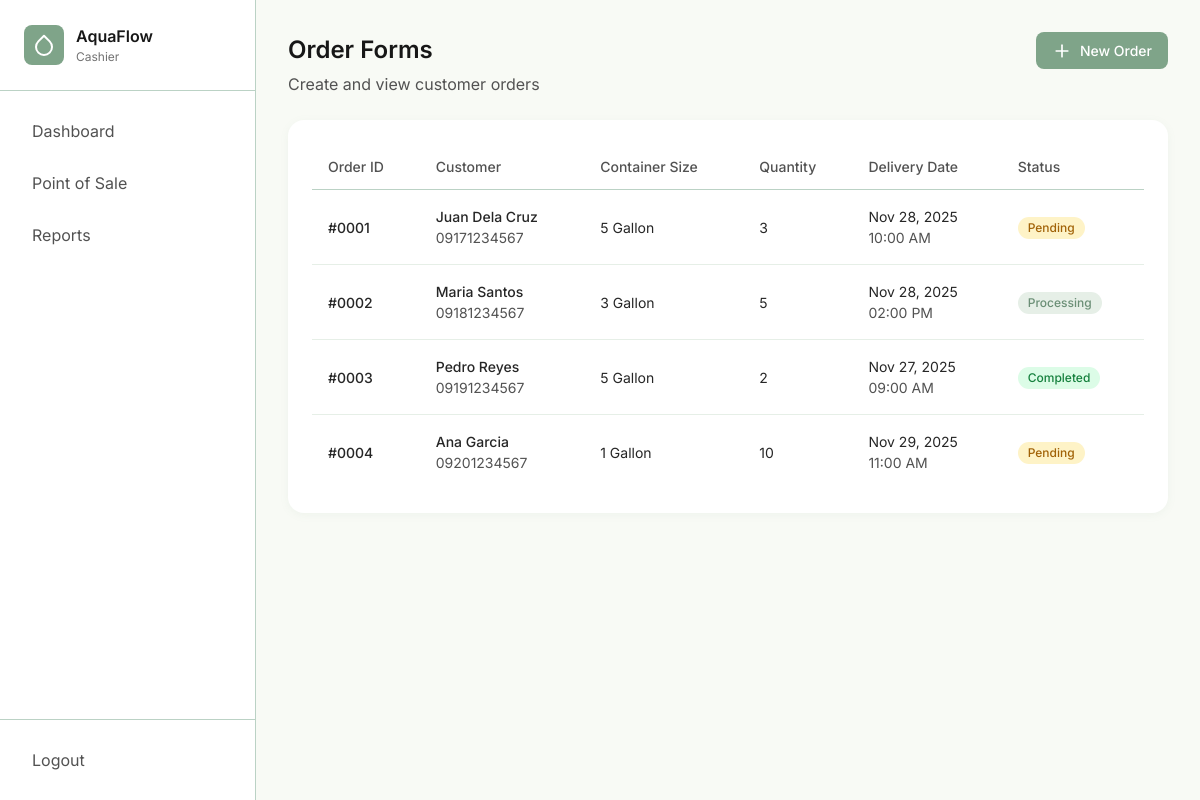
The app's page /cashier/forms.php (signed in), older data.
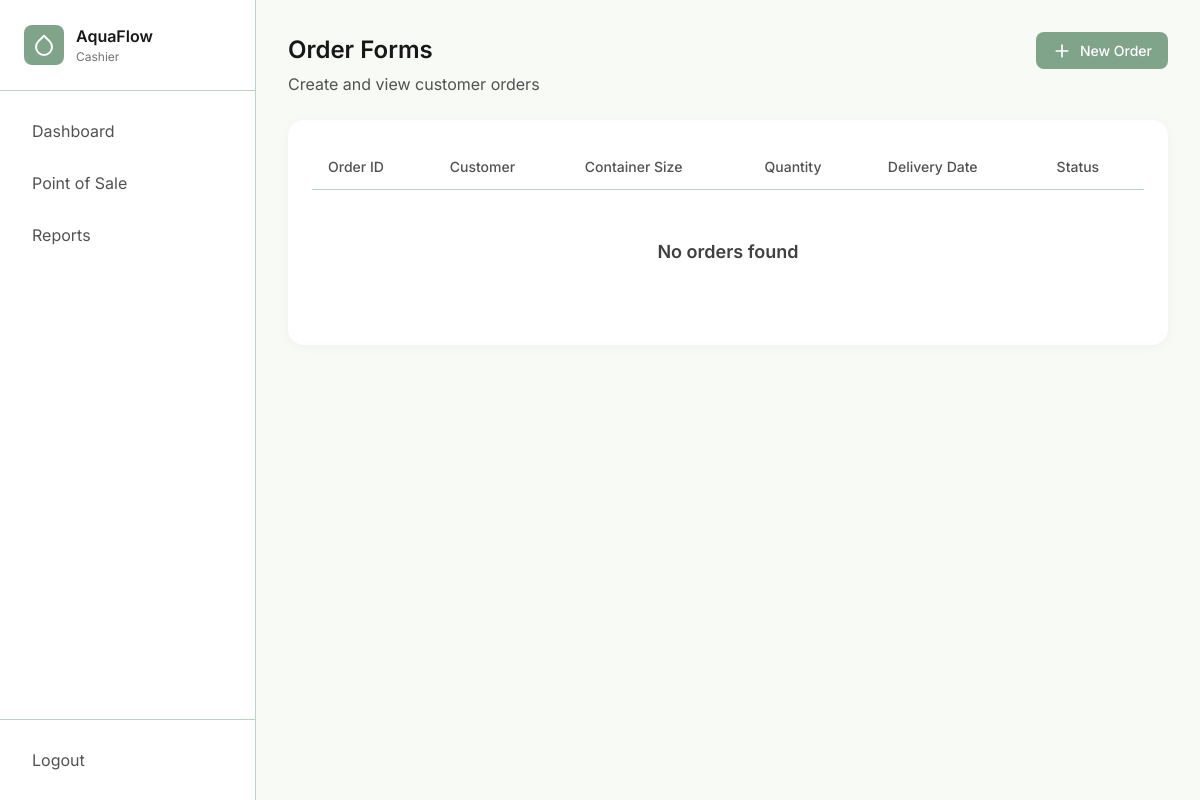
The same page, newer data.
### tables this page shows
CREATE TABLE IF NOT EXISTS `orders` (
  `id` int NOT NULL AUTO_INCREMENT,
  `customer_id` int NOT NULL,
  `container_size` enum('5-gallon','3-gallon','1-gallon') NOT NULL,
  `quantity` int NOT NULL,
  `delivery_date` date DEFAULT NULL,
  `delivery_time` time DEFAULT NULL,
  `notes` text,
  `status` enum('pending','processing','completed','cancelled') DEFAULT 'pending',
  `created_by` int NOT NULL,
  `created_at` timestamp NULL DEFAULT CURRENT_TIMESTAMP,
  `updated_at` timestamp NULL DEFAULT CURRENT_TIMESTAMP ON UPDATE CURRENT_TIMESTAMP,
  PRIMARY KEY (`id`),
  KEY `customer_id` (`customer_id`),
  KEY `created_by` (`created_by`)
);

CREATE TABLE IF NOT EXISTS `customers` (
  `id` int NOT NULL AUTO_INCREMENT,
  `name` varchar(255) NOT NULL,
  `phone` varchar(20) NOT NULL,
  `address` text NOT NULL,
  `status` enum('active','inactive') NOT NULL DEFAULT 'active',
  `total_orders` int DEFAULT '0',
  `created_at` timestamp NULL DEFAULT CURRENT_TIMESTAMP,
  `updated_at` timestamp NULL DEFAULT CURRENT_TIMESTAMP ON UPDATE CURRENT_TIMESTAMP,
  PRIMARY KEY (`id`)
);

### auth/session.php (called while the page is built, shortened)
<?php
function getUserRole()
{
    return $_SESSION['user_role'] ?? null;
}

### includes/functions.php (called while the page is built, shortened)
<?php
function formatDate($date, $format = DISPLAY_DATE_FORMAT)
{
    return date($format, strtotime($date));
}
function formatTime($time, $format = DISPLAY_TIME_FORMAT)
{
    return date($format, strtotime($time));
}
function getStatusBadgeClass($status)
{
    $classes = [
        'active' => 'badge-success',
        'inactive' => 'badge-error',
        'pending' => 'badge-warning',
        'processing' => 'badge-info',
        'completed' => 'badge-success',
        'cancelled' => 'badge-error',
        'in-transit' => 'badge-info'
    ];
    return $classes[$status] ?? 'badge-info';
}
function formatContainerSize($size)
{
    return ucwords(str_replace('-', ' ', $size));
}
function renderFooter()
{
    require_once __DIR__ . '/footer.php';
}

### cashier/forms.php (the view, shortened to what the changed rows need)
<?php
require_once __DIR__ . '/../auth/session.php';
require_once __DIR__ . '/../includes/functions.php';
require_once __DIR__ . '/../includes/header.php';
require_once __DIR__ . '/../includes/sidebar.php';
$conn = getDBConnection();
$ordersQuery = "SELECT o.*, c.name as customer_name, c.phone
                FROM orders o
                JOIN customers c ON o.customer_id = c.id
                ORDER BY o.created_at DESC";
$orders = $conn->query($ordersQuery);
?>
<div class="dashboard-layout">
    <?php renderSidebar('forms'); ?>
    <main class="main-content">
        <div class="content-wrapper">
            <div class="page-header">
                <div>
                    <h1 class="page-title">Order Forms</h1>
                </div>
            </div>
            <div class="card">
                <div class="table-container">
                    <table class="table">
                        <thead>
                            <tr>
                                <th>Order ID</th>
                                <th>Customer</th>
                                <th>Container Size</th>
                                <th>Quantity</th>
                                <th>Delivery Date</th>
                                <th>Status</th>
                            </tr>
                        </thead>
                        <tbody>
                            <?php if ($orders->num_rows > 0): ?>
                                <?php while ($order = $orders->fetch_assoc()): ?>
                                    <tr>
                                        <td class="font-medium">#<?php echo str_pad($order['id'], 4, '0', STR_PAD_LEFT); ?></td>
                                        <td>
                                            <div class="font-medium"><?php echo htmlspecialchars($order['customer_name']); ?></div>
                                            <div class="text-sm" style="color: var(--neutral-600);"><?php echo htmlspecialchars($order['phone']); ?></div>
                                        </td>
                                        <td><?php echo formatContainerSize($order['container_size']); ?></td>
                                        <td><?php echo number_format($order['quantity']); ?></td>
                                        <td>
                                            <?php if ($order['delivery_date']): ?>
                                                <?php echo formatDate($order['delivery_date']); ?><br>
                                                <span class="text-sm" style="color: var(--neutral-600);"><?php echo formatTime($order['delivery_time']); ?></span>
                                            <?php else: ?>
                                                -
                                            <?php endif; ?>
                                        </td>
                                        <td>
                                            <span class="badge <?php echo getStatusBadgeClass($order['status']); ?>">
                                                <?php echo ucfirst($order['status']); ?>
                                            </span>
                                        </td>
                                    </tr>
                                <?php endwhile; ?>
                            <?php else: ?>
                                <tr>
                                    <td colspan="6">
                                        <div class="empty-state">
                                            <div class="empty-state-title">No orders found</div>
                                        </div>
                                    </td>
                                </tr>
                            <?php endif; ?>
                        </tbody>
                    </table>
                </div>
            </div>
        </div>
    </main>
</div>

### includes/sidebar.php (shortened to what the changed rows need)
<?php
if (!function_exists('renderSidebar')) {
    function renderSidebar($currentPage = 'index')
    {
        $role = getUserRole();
        $adminLinks = [
            ['url' => 'index.php', 'icon' => 'layout-dashboard', 'label' => 'Dashboard'],
            ['url' => 'customers.php', 'icon' => 'users', 'label' => 'Customers'],
            ['url' => 'forms.php', 'icon' => 'file-text', 'label' => 'Forms'],
            ['url' => 'deliveries.php', 'icon' => 'truck', 'label' => 'Deliveries'],
            ['url' => 'pos.php', 'icon' => 'shopping-cart', 'label' => 'Point of Sale'],
            ['url' => 'reports.php', 'icon' => 'bar-chart', 'label' => 'Reports'],
            ['url' => 'users.php', 'icon' => 'user-cog', 'label' => 'User Management']
        ];
        $cashierLinks = [
            ['url' => 'index.php', 'icon' => 'layout-dashboard', 'label' => 'Dashboard'],
            ['url' => 'pos.php', 'icon' => 'shopping-cart', 'label' => 'Point of Sale'],
            ['url' => 'reports.php', 'icon' => 'bar-chart', 'label' => 'Reports']
        ];
        $links = $role === 'admin' ? $adminLinks : $cashierLinks;
?>
        <aside class="sidebar">
            <nav class="sidebar-nav">
                <?php foreach ($links as $link): ?>
                    <?php
                    $linkPage = basename($link['url'], '.php');
                    $isActive = $currentPage === $linkPage;
                    ?>
                    <a href="<?php echo htmlspecialchars($link['url']); ?>"
                        class="nav-link <?php echo $isActive ? 'active' : ''; ?>">
                        <span><?php echo htmlspecialchars($link['label']); ?></span>
                    </a>
                <?php endforeach; ?>
            </nav>
        </aside>
<?php
    }
}
?>

Row changes from the older to the newer data that the page shows:
removed orders: id "0001", customer.name "Juan Dela Cruz", customer.phone "09171234567", container_size "5 Gallon", quantity "3", delivery_date "Nov 28, 2025", delivery_time "10:00 AM", status "Pending"
removed orders: id "0002", customer.name "Maria Santos", customer.phone "09181234567", container_size "3 Gallon", quantity "5", delivery_date "Nov 28, 2025", delivery_time "02:00 PM", status "Processing"
removed orders: id "0003", customer.name "Pedro Reyes", customer.phone "09191234567", container_size "5 Gallon", quantity "2", delivery_date "Nov 27, 2025", delivery_time "09:00 AM", status "Completed"
removed orders: id "0004", customer.name "Ana Garcia", customer.phone "09201234567", container_size "1 Gallon", quantity "10", delivery_date "Nov 29, 2025", delivery_time "11:00 AM", status "Pending"
Text that changed along with them:
text now shown: "No orders found"
